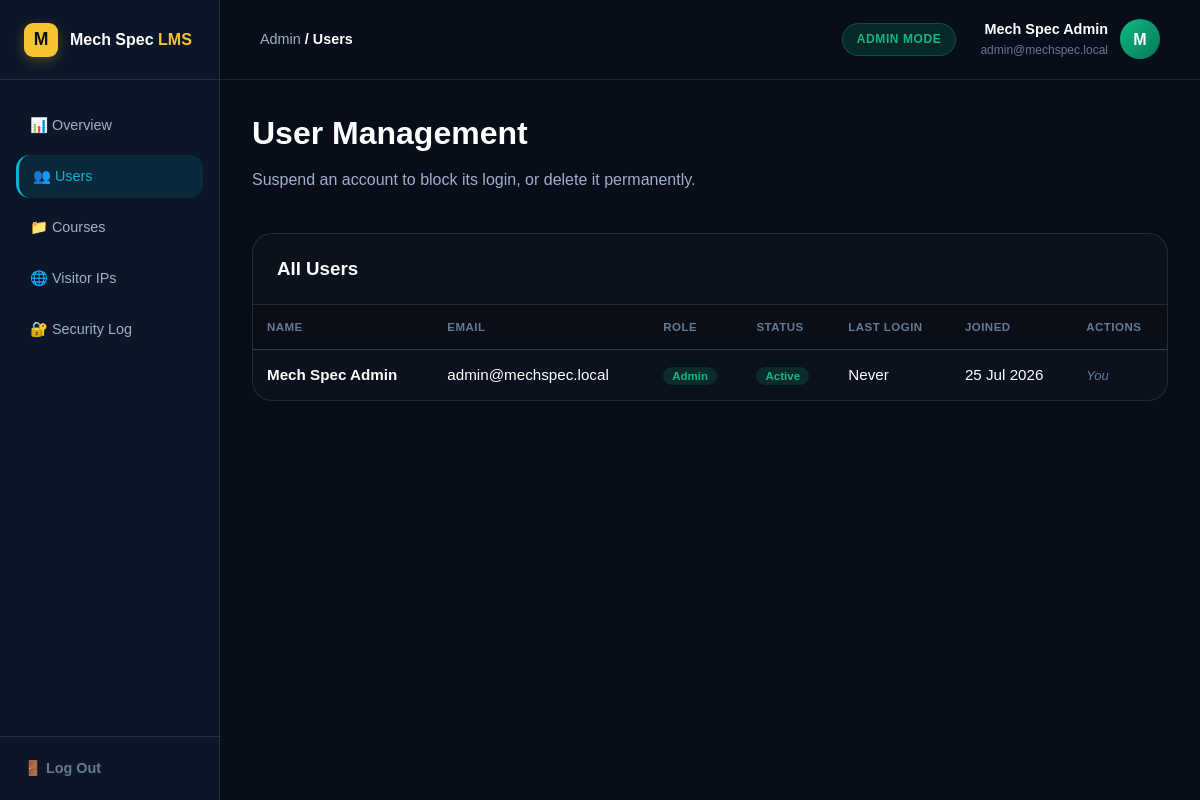
The app's page /dashboards/AdminDashboard.php?tab=users (signed in) with its own data.
### tables this page shows
CREATE TABLE Users (
  user_id       INT AUTO_INCREMENT PRIMARY KEY,
  full_name     VARCHAR(120) NOT NULL,
  email         VARCHAR(190) NOT NULL UNIQUE,    
  password_hash VARCHAR(255) NOT NULL,           
  role          ENUM('student','instructor','admin') NOT NULL DEFAULT 'student',
  status        ENUM('active','suspended')      NOT NULL DEFAULT 'active',   
  last_login    TIMESTAMP NULL DEFAULT NULL,     
  created_at    TIMESTAMP NOT NULL DEFAULT CURRENT_TIMESTAMP,
  INDEX idx_role (role),
  INDEX idx_status (status)
);

### php/Helpers.php (called while the page is built, shortened)
<?php
function e(?string $value): string
{
    return htmlspecialchars($value ?? '', ENT_QUOTES, 'UTF-8');
}

### dashboards/AdminDashboard.php (the view, shortened to what this page needs)
<?php
require_once __DIR__ . '/../php/Database.php';
require_once __DIR__ . '/../php/Helpers.php';
$name  = $_SESSION['full_name'] ?? 'Admin';
$email = $_SESSION['email'] ?? '';
$adminId = (int) $_SESSION['user_id'];
$tab = $_GET['tab'] ?? 'overview';
$counts = $pdo->query(
    'SELECT
        (SELECT COUNT(*) FROM Users WHERE role = "student")      AS students,
        (SELECT COUNT(*) FROM Users WHERE role = "instructor")   AS instructors,
        (SELECT COUNT(*) FROM Users WHERE status = "suspended")  AS suspended,
        (SELECT COUNT(*) FROM Courses)                           AS courses,
        (SELECT COUNT(*) FROM Enrollments)                       AS enrollments,
        (SELECT COUNT(DISTINCT ip_address) FROM PageVisits)      AS unique_visitors'
)->fetch();
$users = $coursesList = $visitors = $securityLog = [];
if ($tab === 'users') {
    $users = $pdo->query(
        'SELECT user_id, full_name, email, role, status, last_login, created_at
         FROM Users
         ORDER BY created_at DESC'
    )->fetchAll();
}
?>
<!DOCTYPE html>
<html lang="en">
<head>
  <link rel="stylesheet" href="../Index.css">
  <link rel="stylesheet" href="Dashboard.css">
</head>
<body>
  <div class="app-layout">
    <aside class="sidebar">
      <div class="sidebar-header">
        <span class="brand-mark">M</span>
        <span>Mech Spec <span class="dash-gold">LMS</span></span>
      </div>
      <nav class="sidebar-nav">
        <a href="?tab=overview" class="nav-item <?= $tab === 'overview' ? 'active' : '' ?>">📊 Overview</a>
        <a href="?tab=users"    class="nav-item <?= $tab === 'users' ? 'active' : '' ?>">👥 Users</a>
        <a href="?tab=courses"  class="nav-item <?= $tab === 'courses' ? 'active' : '' ?>">📁 Courses</a>
        <a href="?tab=visitors" class="nav-item <?= $tab === 'visitors' ? 'active' : '' ?>">🌐 Visitor IPs</a>
        <a href="?tab=security" class="nav-item <?= $tab === 'security' ? 'active' : '' ?>">🔐 Security Log</a>
      </nav>
      <div class="sidebar-footer">
        <a href="#" class="logout-btn" id="logoutTrigger">🚪 Log Out</a>
      </div>
    </aside>
    <main class="main-wrapper">
      <header class="top-header">
        <div class="breadcrumbs">
          Admin <span>/ <?= ucfirst($tab === 'visitors' ? 'Visitor IPs' : $tab) ?></span>
        </div>
        <div class="header-actions">
          <span class="dash-role-pill dash-role-admin">Admin Mode</span>
          <div class="user-profile">
            <div class="user-info">
              <span class="user-name"><?= e($name) ?></span>
              <span class="user-email"><?= e($email) ?></span>
            </div>
            <div class="avatar avatar-admin"><?= e(strtoupper(substr($name, 0, 1))) ?></div>
          </div>
        </div>
      </header>
      <div class="dashboard-content">
        <?php if ($tab === 'overview'): ?>
          <h1 class="page-title">Platform Overview</h1>
          <p class="page-sub">Live figures across the whole platform.</p>
          <div class="metrics-row">
            <div class="metric-card cyan">
              <span class="metric-label">Students</span>
              <span class="metric-value"><?= (int) $counts['students'] ?></span>
            </div>
            <div class="metric-card gold">
              <span class="metric-label">Instructors</span>
              <span class="metric-value"><?= (int) $counts['instructors'] ?></span>
            </div>
            <div class="metric-card emerald">
              <span class="metric-label">Courses</span>
              <span class="metric-value"><?= (int) $counts['courses'] ?></span>
            </div>
            <div class="metric-card cyan">
              <span class="metric-label">Enrolments</span>
              <span class="metric-value"><?= (int) $counts['enrollments'] ?></span>
            </div>
            <div class="metric-card gold">
              <span class="metric-label">Unique Visitor IPs</span>
              <span class="metric-value"><?= (int) $counts['unique_visitors'] ?></span>
            </div>
            <div class="metric-card emerald">
              <span class="metric-label">Suspended Accounts</span>
              <span class="metric-value"><?= (int) $counts['suspended'] ?></span>
            </div>
          </div>
        <?php elseif ($tab === 'users'): ?>
          <h1 class="page-title">User Management</h1>
          <p class="page-sub">Suspend an account to block its login, or delete it permanently.</p>
          <div class="table-widget">
            <div class="table-header"><h3>All Users</h3></div>
            <?php if (empty($users)): ?>
              <div class="empty-state">
                <span class="empty-icon">👥</span>
                <h3>No users yet</h3>
                <p>Accounts will appear here as people sign up.</p>
              </div>
            <?php else: ?>
              <table>
                <thead>
                  <tr>
                    <th>Name</th><th>Email</th><th>Role</th><th>Status</th>
                    <th>Last Login</th><th>Joined</th><th>Actions</th>
                  </tr>
                </thead>
                <tbody>
                  <?php foreach ($users as $u): ?>
                    <tr>
                      <td><strong><?= e($u['full_name']) ?></strong></td>
                      <td><?= e($u['email']) ?></td>
                      <td><span class="status-badge status-<?= e($u['role']) ?>"><?= ucfirst(e($u['role'])) ?></span></td>
                      <td><span class="status-badge status-<?= e($u['status']) ?>"><?= ucfirst(e($u['status'])) ?></span></td>
                      <td><?= $u['last_login'] ? e(date('d M Y, H:i', strtotime($u['last_login']))) : 'Never' ?></td>
                      <td><?= e(date('d M Y', strtotime($u['created_at']))) ?></td>
                      <td>
                        <?php if ((int) $u['user_id'] === $adminId): ?>
                          <span class="row-note">You</span>
                        <?php endif; ?>
                      </td>
                    </tr>
                  <?php endforeach; ?>
                </tbody>
              </table>
            <?php endif; ?>
          </div>
        <?php endif; ?>
      </div>
    </main>
  </div>
</body>
</html>

### Index.css (style rules this page uses)
:root { --navy-950: #070d19; --navy-900: #0b1728; --navy-800: #102340; --navy-700: #1a3357; --gold: #f7c331; --gold-dark: #dfa914; --gold-glow: rgba(247, 195, 49, 0.25); --cyan-accent: #06b6d4; --emerald-accent: #10b981; --ink: #0e1b2e; --muted: #667a94; --muted-light: #9fb1c8; --paper: #ffffff; --paper-alt: #f4f7fc; --line: #e2e8f0; --line-dark: rgba(255, 255, 255, 0.1); --radius-sm: 8px; --radius: 14px; --radius-lg: 20px; --container: 1140px; --shadow-sm: 0 4px 6px -1px rgba(0, 0, 0, 0.05); --shadow-lg: 0 20px 25px -5px rgba(0, 0, 0, 0.2), 0 8px 10px -6px rgba(0, 0, 0, 0.1); }
* { box-sizing: border-box; margin: 0; padding: 0; }
html { scroll-behavior: smooth; }
body { font-family: "Plus Jakarta Sans", -apple-system, BlinkMacSystemFont, "Segoe UI", Roboto, sans-serif; color: var(--ink); background: var(--paper); line-height: 1.6; -webkit-font-smoothing: antialiased; }
a { text-decoration: none; color: inherit; }
.brand-mark { width: 42px; height: 42px; border-radius: 12px; background: linear-gradient(135deg, var(--gold) 0%, var(--gold-dark) 100%); display: grid; place-items: center; color: var(--navy-950); font-weight: 800; font-size: 1.15rem; flex-shrink: 0; box-shadow: 0 4px 12px var(--gold-glow); }

### records on screen
users: full_name "Mech Spec Admin", email "admin@mechspec.local", role "Admin", status "Active", shows "Never", created_at "25 Jul 2026", shows "You"

### other values on screen
$tab === 'visitors' ? 'Visitor IPs' : $tab "Users"
$name "Mech Spec Admin"
$email "admin@mechspec.local"
substr($name, 0, 1) "M"
